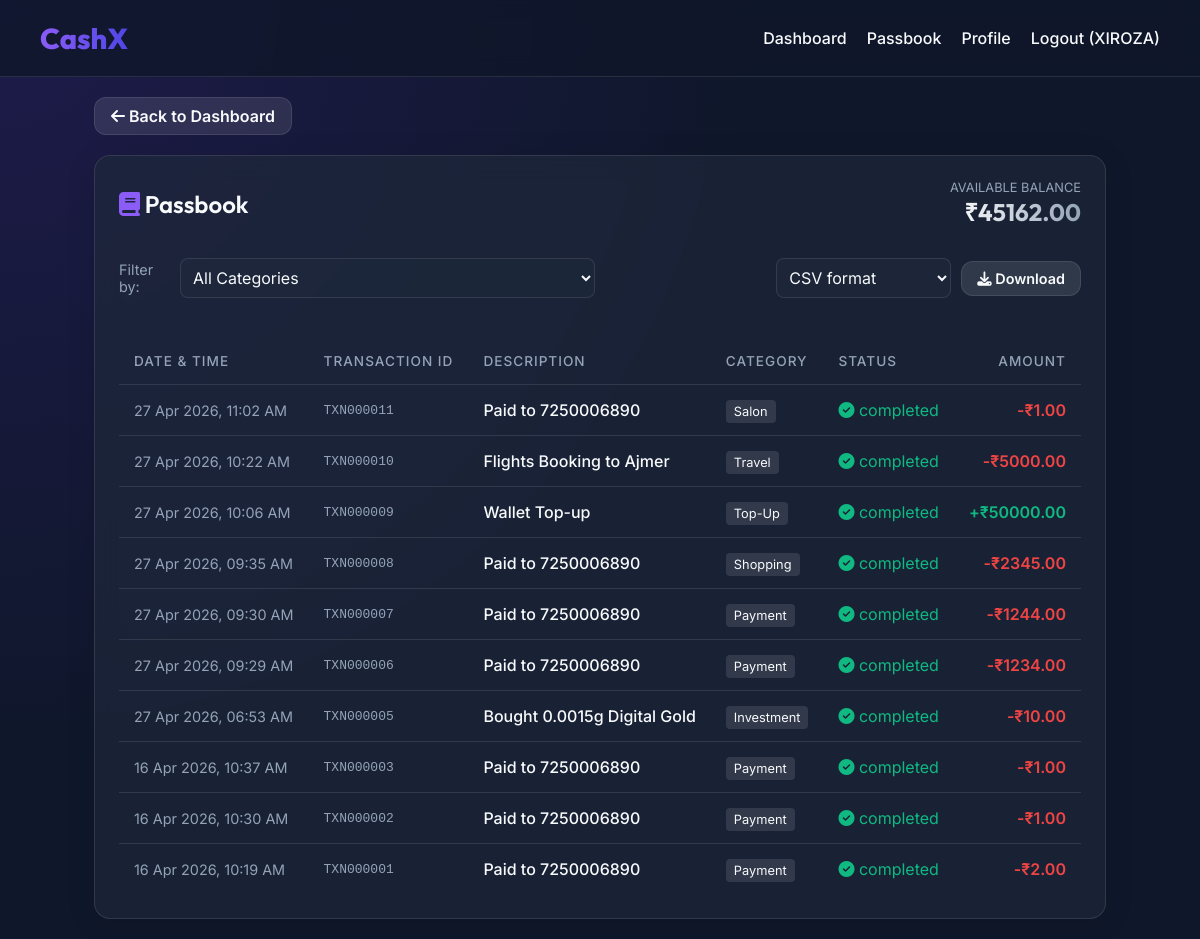
/passbook (signed in), run on the app's committed database.
### models.py (models this page shows)
class User(UserMixin, db.Model):
    id = db.Column(db.Integer, primary_key=True)
    name = db.Column(db.String(100), nullable=False)
    email = db.Column(db.String(120), unique=True, nullable=True)
    phone_number = db.Column(db.String(15), unique=True, nullable=False)
    upi_id = db.Column(db.String(50), unique=True, nullable=True)
    pin_hash = db.Column(db.String(255), nullable=False)
    profile_pic = db.Column(db.String(255), default='https://ui-avatars.com/api/?name=User&background=random')
    otp_consent = db.Column(db.Boolean, default=False)
    balance = db.Column(db.Float, default=5000.0) # Mock starting balance
    gold_balance_grams = db.Column(db.Float, default=0.0)
    transactions = db.relationship('Transaction', backref='user', lazy=True)
    linked_banks = db.relationship('BankAccount', backref='user', lazy=True)

class Transaction(db.Model):
    id = db.Column(db.Integer, primary_key=True)
    user_id = db.Column(db.Integer, db.ForeignKey('user.id'), nullable=False)
    amount = db.Column(db.Float, nullable=False)
    type = db.Column(db.String(20), nullable=False) # 'credit', 'debit'
    category = db.Column(db.String(50), nullable=False) # 'payment', 'recharge', 'travel', 'investment'
    description = db.Column(db.String(255), nullable=True)
    status = db.Column(db.String(20), default='completed') # completed, pending, failed
    timestamp = db.Column(db.DateTime, default=datetime.utcnow)

### routes_dashboard.py (the view)
@dashboard_bp.route('/passbook')
@login_required
def passbook():
    all_transactions = Transaction.query.filter_by(user_id=current_user.id).order_by(Transaction.timestamp.desc()).all()
    return render_template('dashboard/passbook.html', transactions=all_transactions)

### templates/dashboard/passbook.html (shortened to what this page needs)
{% extends 'base.html' %}
{% block content %}
<div style="margin-bottom: 20px;">
    <a href="{{ url_for('dashboard.home') }}" class="btn btn-secondary" style="padding: 8px 16px;"><i class="fa-solid fa-arrow-left"></i> Back to Dashboard</a>
</div>
<div class="glass-panel">
    <div class="passbook-header">
        <h2><i class="fa-solid fa-book" style="color: var(--primary);"></i> Passbook</h2>
        <div style="text-align: right;">
            <p style="color: var(--text-muted); font-size: 0.8rem; text-transform: uppercase;">Available Balance</p>
            <p class="balance-display" style="font-size: 1.5rem; margin: 0;">₹{{ "%.2f"|format(current_user.balance) }}</p>
        </div>
    </div>
    <div class="passbook-filters">
        <div style="display: flex; align-items: center; gap: 10px; flex: 1; min-width: 200px;">
            <label for="category-filter" style="color: var(--text-muted); font-size: 0.9rem;">Filter by:</label>
            <select id="category-filter" class="form-control" style="background: var(--bg-card); color: var(--text-color); border: 1px solid var(--glass-border); padding: 8px; border-radius: 8px;">
                <option value="all">All Categories</option>
            </select>
        </div>
        <div style="display: flex; align-items: center; gap: 10px; flex: 1; min-width: 200px; justify-content: flex-end;">
            <select id="download-format" class="form-control" style="width: auto; background: var(--bg-card); color: var(--text-color); border: 1px solid var(--glass-border); padding: 8px; border-radius: 8px;">
                <option value="csv">CSV format</option>
            </select>
            <a href="#" id="download-btn" class="btn btn-secondary" style="padding: 8px 15px; font-size: 0.9rem;"><i class="fa-solid fa-download"></i> Download</a>
        </div>
    </div>
    {% if transactions %}
    <div style="overflow-x: auto;">
        <table class="passbook-table">
            <thead>
                <tr>
                    <th>Date & Time</th>
                    <th>Transaction ID</th>
                    <th>Description</th>
                    <th>Category</th>
                    <th>Status</th>
                    <th style="text-align: right;">Amount</th>
                </tr>
            </thead>
            <tbody>
                {% for tx in transactions %}
                <tr class="tx-row" data-category="{{ tx.category }}">
                    <td style="color: var(--text-muted); font-size: 0.9rem;">{{ tx.timestamp.strftime('%d %b %Y, %I:%M %p') }}</td>
                    <td style="font-family: monospace; color: var(--text-muted);">TXN{{ "%.6d"|format(tx.id) }}</td>
                    <td style="font-weight: 500;">{{ tx.description }}</td>
                    <td><span style="background: rgba(255,255,255,0.1); padding: 4px 8px; border-radius: 4px; font-size: 0.8rem; text-transform: capitalize;">{{ tx.category }}</span></td>
                    <td><span class="text-success"><i class="fa-solid fa-circle-check"></i> {{ tx.status }}</span></td>
                    <td style="text-align: right; font-weight: 600;" class="{{ 'text-success' if tx.type == 'credit' else 'text-danger' }}">
                        {% if tx.type == 'credit' %}+{% else %}-{% endif %}₹{{ "%.2f"|format(tx.amount|abs) }}
                    </td>
                </tr>
                {% endfor %}
            </tbody>
        </table>
    </div>
    {% else %}
    <div style="text-align: center; padding: 50px 20px;">
        <i class="fa-solid fa-folder-open text-muted" style="font-size: 3rem; margin-bottom: 20px;"></i>
        <p class="text-muted">No transactions found.</p>
    </div>
    {% endif %}
</div>
{% endblock %}

### templates/base.html (shortened to what this page needs)
<!DOCTYPE html>
<html lang="en">
<head>
    <link rel="stylesheet" href="{{ url_for('static', filename='css/style.css') }}">
    <link rel="stylesheet" href="https://cdnjs.cloudflare.com/ajax/libs/font-awesome/6.4.0/css/all.min.css">
</head>
<body>
    {% if current_user.is_authenticated %}
    <nav class="navbar">
        <a href="{{ url_for('dashboard.home') }}" class="navbar-brand">CashX</a>
        <div class="nav-links">
            <a href="{{ url_for('dashboard.home') }}">Dashboard</a>
            <a href="{{ url_for('dashboard.passbook') }}">Passbook</a>
            <a href="{{ url_for('dashboard.profile') }}">Profile</a>
            <a href="{{ url_for('auth.logout') }}">Logout ({{ current_user.name }})</a>
        </div>
    </nav>
    {% endif %}
    <div class="container">
        {% block content %}{% endblock %}
    </div>
</body>
</html>

### static/css/style.css (style rules this page uses)
:root { --primary: #8B5CF6; --primary-dark: #6D28D9; --secondary: #4F46E5; --success: #10B981; --warning: #F59E0B; --danger: #EF4444; --info: #3B82F6; --bg-dark: #0f172a; --bg-card: rgba(30, 41, 59, 0.7); --glass-border: rgba(255, 255, 255, 0.1); --text-main: #F8FAFC; --text-muted: #94A3B8; --font-heading: 'Outfit', sans-serif; --font-body: 'Inter', sans-serif; }
* { margin: 0; padding: 0; box-sizing: border-box; font-family: var(--font-body); }
body { background-color: var(--bg-dark); color: var(--text-main); min-height: 100vh; display: flex; flex-direction: column; background: radial-gradient(circle at top left, #1e1b4b 0%, #0f172a 50%, #0f172a 100%); background-attachment: fixed; }
h1, h2, h3, h4, h5, h6 { font-family: var(--font-heading); font-weight: 600; }
.glass-panel { background: var(--bg-card); backdrop-filter: blur(12px); -webkit-backdrop-filter: blur(12px); border: 1px solid var(--glass-border); border-radius: 16px; padding: 24px; box-shadow: 0 4px 30px rgba(0, 0, 0, 0.1); transition: transform 0.3s ease, box-shadow 0.3s ease; }
.container { max-width: 1200px; margin: 0 auto; padding: 20px; flex: 1; }
.navbar { display: flex; justify-content: space-between; align-items: center; padding: 20px 40px; background: rgba(15, 23, 42, 0.8); backdrop-filter: blur(10px); border-bottom: 1px solid var(--glass-border); position: sticky; top: 0; z-index: 100; }
.navbar-brand { font-family: var(--font-heading); font-size: 1.8rem; font-weight: 800; color: var(--primary); text-decoration: none; background: linear-gradient(to right, var(--primary), var(--secondary)); -webkit-background-clip: text; -webkit-text-fill-color: transparent; }
.nav-links { display: flex; gap: 20px; }
.nav-links a { color: var(--text-main); text-decoration: none; font-weight: 500; transition: color 0.3s; }
.btn { display: inline-block; padding: 12px 24px; border-radius: 12px; font-weight: 600; text-decoration: none; cursor: pointer; border: none; transition: all 0.3s ease; text-align: center; }
.btn-secondary { background: rgba(255,255,255,0.1); color: var(--text-main); border: 1px solid var(--glass-border); }
.form-control { width: 100%; padding: 12px 16px; background: rgba(15, 23, 42, 0.6); border: 1px solid var(--glass-border); border-radius: 12px; color: var(--text-main); font-size: 1rem; transition: border-color 0.3s; }
.text-success { color: var(--success); }
.text-danger { color: var(--danger); }
.balance-display { font-size: 2.5rem; font-weight: 700; margin: 10px 0; font-family: var(--font-heading); background: linear-gradient(to right, #fff, #94A3B8); -webkit-background-clip: text; -webkit-text-fill-color: transparent; }
.passbook-table { width: 100%; border-collapse: collapse; margin-top: 20px; }
.passbook-table th, .passbook-table td { padding: 15px; text-align: left; border-bottom: 1px solid var(--glass-border); }
.passbook-table th { color: var(--text-muted); font-weight: 500; text-transform: uppercase; font-size: 0.85rem; letter-spacing: 1px; }
.passbook-table tr:last-child td { border-bottom: none; }
.passbook-header { display: flex; justify-content: space-between; align-items: center; margin-bottom: 30px; }
.passbook-filters { margin-bottom: 20px; display: flex; gap: 10px; flex-wrap: wrap; justify-content: space-between; align-items: center; }

### data on the page
User: name "XIROZA", balance "45162.00"
Transaction: timestamp "27 Apr 2026, 11:02 AM", id "000011", description "Paid to 7250006890", category "Salon", status "completed", amount|abs "1.00"
Transaction: timestamp "27 Apr 2026, 10:22 AM", id "000010", description "Flights Booking to Ajmer", category "Travel", status "completed", amount|abs "5000.00"
Transaction: timestamp "27 Apr 2026, 10:06 AM", id "000009", description "Wallet Top-up", category "Top-Up", status "completed", amount|abs "50000.00"
Transaction: timestamp "27 Apr 2026, 09:35 AM", id "000008", description "Paid to 7250006890", category "Shopping", status "completed", amount|abs "2345.00"
Transaction: timestamp "27 Apr 2026, 09:30 AM", id "000007", description "Paid to 7250006890", category "Payment", status "completed", amount|abs "1244.00"
Transaction: timestamp "27 Apr 2026, 09:29 AM", id "000006", description "Paid to 7250006890", category "Payment", status "completed", amount|abs "1234.00"
Transaction: timestamp "27 Apr 2026, 06:53 AM", id "000005", description "Bought 0.0015g Digital Gold", category "Investment", status "completed", amount|abs "10.00"
Transaction: timestamp "16 Apr 2026, 10:37 AM", id "000003", description "Paid to 7250006890", category "Payment", status "completed", amount|abs "1.00"
Transaction: timestamp "16 Apr 2026, 10:30 AM", id "000002", description "Paid to 7250006890", category "Payment", status "completed", amount|abs "1.00"
Transaction: timestamp "16 Apr 2026, 10:19 AM", id "000001", description "Paid to 7250006890", category "Payment", status "completed", amount|abs "2.00"
